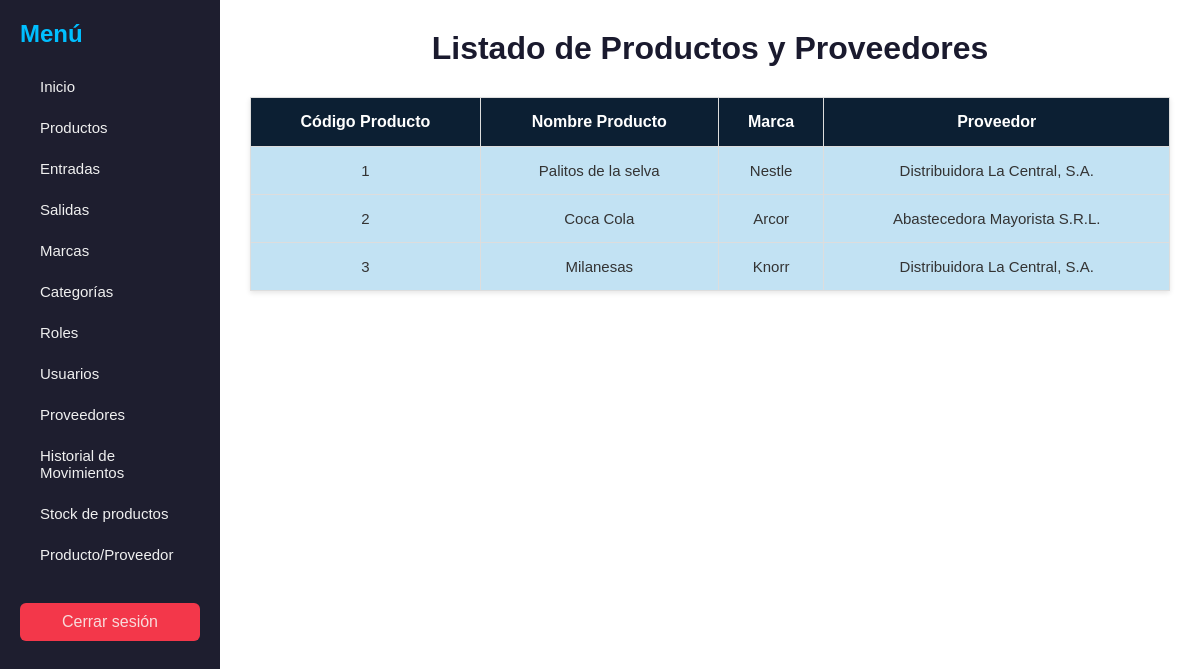
Page /Vistas/producto_proveedor.php on the committed database.
### tables this page shows
CREATE TABLE IF NOT EXISTS `producto` (
  `id_producto` int NOT NULL AUTO_INCREMENT,
  `codigo` varchar(50) NOT NULL,
  `nombre` varchar(100) NOT NULL,
  `descripcion` text,
  `precio` decimal(10,2) NOT NULL,
  `id_marca` int DEFAULT NULL,
  `id_categoria` int DEFAULT NULL,
  `id_proveedor` int DEFAULT NULL,
  PRIMARY KEY (`id_producto`),
  UNIQUE KEY `codigo` (`codigo`),
  KEY `producto_ibfk_1` (`id_marca`),
  KEY `producto_ibfk_2` (`id_categoria`),
  KEY `fk_producto_proveedor` (`id_proveedor`),
  CONSTRAINT `fk_producto_proveedor` FOREIGN KEY (`id_proveedor`) REFERENCES `proveedor` (`id_proveedor`) ON DELETE SET NULL ON UPDATE CASCADE,
  CONSTRAINT `producto_ibfk_1` FOREIGN KEY (`id_marca`) REFERENCES `marca` (`id_marca`) ON DELETE SET NULL,
  CONSTRAINT `producto_ibfk_2` FOREIGN KEY (`id_categoria`) REFERENCES `categoria` (`id_categoria`) ON DELETE SET NULL
);

CREATE TABLE IF NOT EXISTS `marca` (
  `id_marca` int NOT NULL AUTO_INCREMENT,
  `nombre` varchar(50) NOT NULL,
  PRIMARY KEY (`id_marca`)
);

CREATE TABLE IF NOT EXISTS `proveedor` (
  `id_proveedor` int NOT NULL AUTO_INCREMENT,
  `nombre` varchar(100) NOT NULL,
  `telefono` varchar(20) DEFAULT NULL,
  `direccion` varchar(100) DEFAULT NULL,
  `cuit` varchar(20) DEFAULT NULL,
  PRIMARY KEY (`id_proveedor`),
  UNIQUE KEY `cuit` (`cuit`)
);

### Clases/Producto.php (called while the page is built, shortened)
<?php
class Producto {
    public static function obtenerProductosConProveedor($bd) {
        $sql = "SELECT p.codigo, p.nombre, m.nombre AS marca_nombre, prov.nombre AS proveedor_nombre
                FROM producto p
                LEFT JOIN marca m ON p.id_marca = m.id_marca
                LEFT JOIN proveedor prov ON p.id_proveedor = prov.id_proveedor
                ORDER BY p.codigo";
        $stmt = $bd->query($sql);
        return $stmt ? $stmt->fetchAll(PDO::FETCH_ASSOC) : [];
    }
}
?>

### Vistas/producto_proveedor.php (the view, shortened to what this page needs)
<?php
include_once __DIR__ . '/../DataBase.php';
include_once __DIR__ . '/../Clases/Producto.php';
$productos_con_proveedor = Producto::obtenerProductosConProveedor($bd);
?>
<!DOCTYPE html>
<html lang="es">
<head>
    <link rel="stylesheet" href="../CSS/producto_proveedor.css">
</head>
<body>
    <div class="contenedor-general">
        <nav class="barra-lateral">
            <h2>Menú</h2>
            <ul>
                <li><a href="../Vistas/paginaInicio.php">Inicio</a></li>
                <li><a href="../Vistas/crudProducto.php">Productos</a></li>
                <li><a href="../Vistas/registroEntrada.php">Entradas</a></li>
                <li><a href="../Vistas/registroSalida.php">Salidas</a></li>
                <li><a href="../Vistas/crudMarca.php">Marcas</a></li>
                <li><a href="../Vistas/crudCategoria.php">Categorías</a></li>
                <li><a href="../Vistas/crudRol.php">Roles</a></li>
                <li><a href="../Vistas/crudUsuario.php">Usuarios</a></li>
                <li><a href="../Vistas/crudProveedor.php">Proveedores</a></li>
                <li><a href="../Vistas/historialMovimientos.php">Historial de Movimientos</a></li>
                <li><a href="../Vistas/registroStock.php">Stock de productos</a></li>
                <li><a href="../Vistas/producto_proveedor.php">Producto/Proveedor</a></li>
            </ul>
            <a href="../index.php" class="cerrar-btn">Cerrar sesión</a>
        </nav>
        <div class="contenido-principal">
            <h1>Listado de Productos y Proveedores</h1>
            <div id="contenido">
                <table>
                    <tr>
                        <th>Código Producto</th>
                        <th>Nombre Producto</th>
                        <th>Marca</th>
                        <th>Proveedor</th>
                    </tr>
                    <?php
                        if($productos_con_proveedor){
                            foreach($productos_con_proveedor as $p){
                                echo '<tr>
                                        <td>'.$p["codigo"].'</td>
                                        <td>'.$p["nombre"].'</td>
                                        <td>'.$p["marca_nombre"].'</td>
                                        <td>'.$p["proveedor_nombre"].'</td>
                                      </tr>';
                            }
                        } else {
                            echo '<tr><td colspan="4">No hay productos registrados.</td></tr>';
                        }
                    ?>
                </table>
            </div>
        </div>
    </div>
</body>
</html>

### CSS/producto_proveedor.css (style rules this page uses)
body { font-family: "Montserrat", sans-serif; background: #f0f2f5; margin: 0; padding: 0; }
.contenedor-general { display: flex; min-height: 100vh; }
.barra-lateral { width: 220px; background-color: #1e1e2f; color: #e2edf8; padding: 20px; box-sizing: border-box; }
.barra-lateral h2 { margin-top: 0; margin-bottom: 20px; font-size: 24px; font-weight: 700; color: #00bfff; font-family: "Montserrat", sans-serif; }
.barra-lateral ul { list-style: none; padding: 0; margin-top: 15px; }
.barra-lateral ul li { margin-bottom: 0; }
.barra-lateral ul li a { font-family: Tahoma, Geneva, sans-serif; display: block; text-decoration: none; padding: 10px 20px; border-radius: 2px; margin-bottom: 4px; color: #f0f0f0; background-color: transparent; font-size: 15px; font-weight: 500; transition: background-color 0.2s, color 0.2s, transform 0.2s; }
.cerrar-btn { display: block; margin-top: 30px; padding: 10px; background-color: #f3374a; color: #f8dbdb; text-align: center; text-decoration: none; border-radius: 6px; transition: background-color 0.2s, transform 0.2s; }
.contenido-principal { flex: 1; padding: 30px; background-color: #fff; display: flex; flex-direction: column; box-sizing: border-box; }
.contenido-principal h1 { font-size: 32px; text-align: center; margin: 0 0 20px 0; color: #1a1a2e; font-weight: 700; font-family: "Montserrat", sans-serif; }
table { width: 100%; border-collapse: collapse; margin-top: 10px; box-shadow: 0 2px 5px rgba(0, 0, 0, 0.1); }
table th, table td { padding: 15px 12px; border: 1px solid #ddd; text-align: left; font-family: "Montserrat", sans-serif; }
table th { background-color: #0c1f33; color: #fff; font-weight: 600; text-align: center; }
table tr { background-color: #c2e2f3; }
table td { color: #333; font-size: 15px; text-align: center; }

### rows in the picture
producto: codigo "1", nombre "Palitos de la selva", id_marca.nombre "Nestle", id_proveedor.nombre "Distribuidora La Central, S.A."
producto: codigo "2", nombre "Coca Cola", id_marca.nombre "Arcor", id_proveedor.nombre "Abastecedora Mayorista S.R.L."
producto: codigo "3", nombre "Milanesas", id_marca.nombre "Knorr", id_proveedor.nombre "Distribuidora La Central, S.A."
